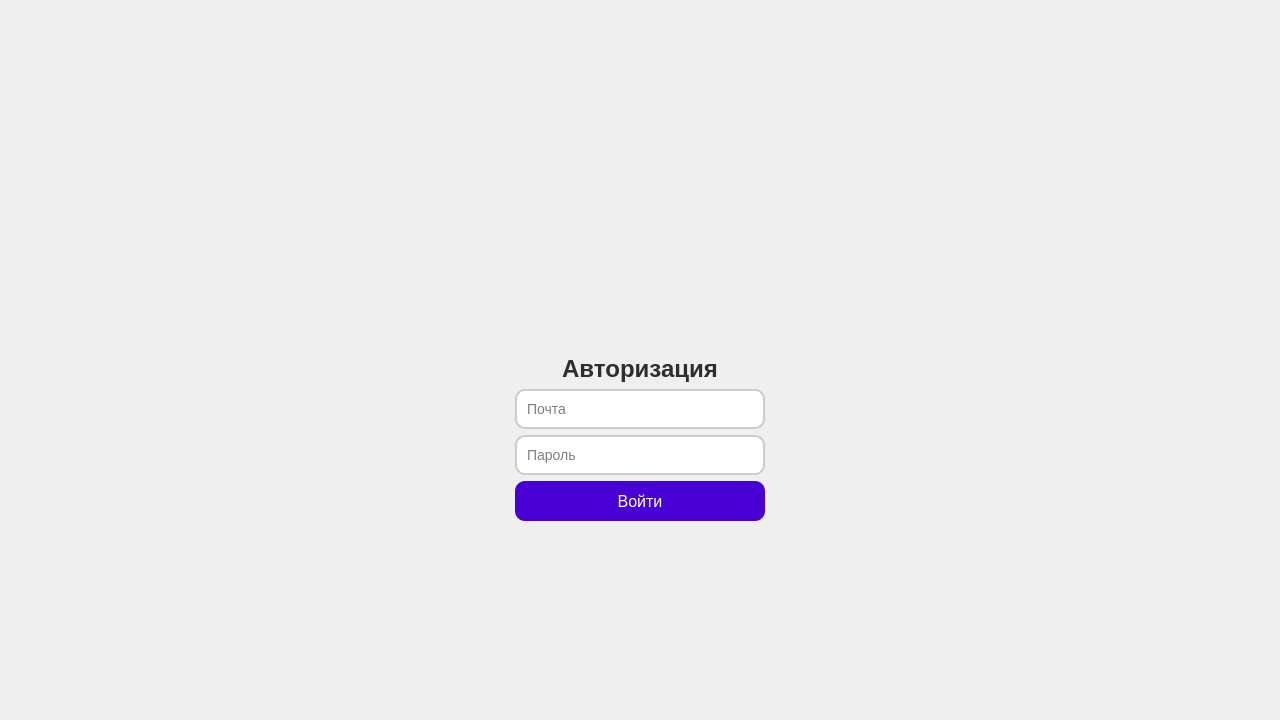
<?xml version="1.0" encoding="UTF-8"?>
<ui version="4.0">
 <class>LoginForm</class>
 <widget class="QWidget" name="LoginForm">
  <property name="geometry">
   <rect>
    <x>0</x>
    <y>0</y>
    <width>1280</width>
    <height>720</height>
   </rect>
  </property>
  <property name="windowTitle">
   <string>Авторизация</string>
  </property>
  <layout class="QVBoxLayout" name="mainLayout">
   <item>
    <widget class="QWidget" name="centerWidget" native="true">
     <layout class="QVBoxLayout" name="centerLayout">
      <item>
       <spacer name="verticalSpacer">
        <property name="orientation">
         <enum>Qt::Vertical</enum>
        </property>
        <property name="sizeHint" stdset="0">
         <size>
          <width>20</width>
          <height>40</height>
         </size>
        </property>
       </spacer>
      </item>
      <item alignment="Qt::AlignHCenter">
       <widget class="QLabel" name="logoLabel">
        <property name="minimumSize">
         <size>
          <width>250</width>
          <height>150</height>
         </size>
        </property>
        <property name="maximumSize">
         <size>
          <width>150</width>
          <height>150</height>
         </size>
        </property>
        <property name="pixmap">
         <pixmap>images/images/logo.svg</pixmap>
        </property>
        <property name="scaledContents">
         <bool>true</bool>
        </property>
        <property name="alignment">
         <set>Qt::AlignCenter</set>
        </property>
       </widget>
      </item>
      <item>
       <widget class="QLabel" name="authLabel">
        <property name="styleSheet">
         <string>
          font-size: 24px;
          font-weight: bold;
          color: #2E2E2E;
         </string>
        </property>
        <property name="text">
         <string>Авторизация</string>
        </property>
        <property name="alignment">
         <set>Qt::AlignCenter</set>
        </property>
       </widget>
      </item>
      <item alignment="Qt::AlignHCenter">
       <widget class="QLineEdit" name="emailInput">
        <property name="minimumSize">
         <size>
          <width>250</width>
          <height>40</height>
         </size>
        </property>
        <property name="maximumSize">
         <size>
          <width>250</width>
          <height>40</height>
         </size>
        </property>
        <property name="styleSheet">
         <string>
          border: 2px solid #CCCCCC;
          border-radius: 10px;
          padding: 8px;
          font-size: 14px;
         </string>
        </property>
        <property name="placeholderText">
         <string>Почта</string>
        </property>
       </widget>
      </item>
      <item alignment="Qt::AlignHCenter">
       <widget class="QLineEdit" name="passwordInput">
        <property name="minimumSize">
         <size>
          <width>250</width>
          <height>40</height>
         </size>
        </property>
        <property name="maximumSize">
         <size>
          <width>250</width>
          <height>40</height>
         </size>
        </property>
        <property name="styleSheet">
         <string>
          border: 2px solid #CCCCCC;
          border-radius: 10px;
          padding: 8px;
          font-size: 14px;
         </string>
        </property>
        <property name="echoMode">
         <enum>QLineEdit::Password</enum>
        </property>
        <property name="placeholderText">
         <string>Пароль</string>
        </property>
       </widget>
      </item>
      <item alignment="Qt::AlignHCenter">
       <widget class="QPushButton" name="loginButton">
        <property name="minimumSize">
         <size>
          <width>250</width>
          <height>40</height>
         </size>
        </property>
        <property name="maximumSize">
         <size>
          <width>250</width>
          <height>40</height>
         </size>
        </property>
        <property name="styleSheet">
         <string>
          background-color: #4800D4;
          color: #FFFFFF;
          font-size: 16px;
          border-radius: 10px;
          padding: 10px;
         </string>
        </property>
        <property name="text">
         <string>Войти</string>
        </property>
       </widget>
      </item>
      <item>
       <spacer name="verticalSpacer_2">
        <property name="orientation">
         <enum>Qt::Vertical</enum>
        </property>
        <property name="sizeHint" stdset="0">
         <size>
          <width>20</width>
          <height>40</height>
         </size>
        </property>
       </spacer>
      </item>
     </layout>
    </widget>
   </item>
  </layout>
 </widget>
 <resources/>
 <connections/>
</ui>
